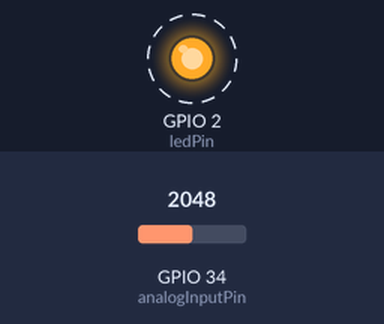
Bench run of a sketch on a simulated ESP32. On the bench: output pins drawn as LEDs (lit = HIGH). Dashed ring = blinking. The test bench sets the inputs (shaded band); at power-on: GPIO 34 (analogInputPin) = 2048. What the sketch prints to the serial monitor is not drawn.

Above: at 0.16 s.
Timing chart, 0 to 3.0 s (numbered marks = the images above):
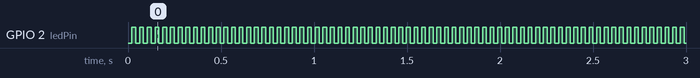

Measured:
- by itself, GPIO 2 (ledPin): alternates HIGH for 0.02 s and LOW for 0.02 s

The sketch:

derivative_exp.ino
```cpp
/*
Explanation:
Circular Buffer: The circular buffer (analogBuffer) stores recent samples of the analog input, allowing for more robust signal analysis.

Zero-Crossing Detection: The detectZeroCrossing() function calculates the average value of the samples in the buffer and checks for zero crossings by comparing consecutive samples to this average value.

Derivative Calculation: The detectQuadrant() function calculates the first and second derivatives of the signal. The first derivative helps identify rising and falling edges, while the second derivative helps identify peaks and troughs.

Quadrant Detection: Based on the calculated derivatives, the function determines the current quadrant:

Quadrant 1: Identified by a rising edge in the first derivative.
Quadrant 2: Identified by a peak (positive to negative transition in the second derivative).
Quadrant 3: Identified by a falling edge in the first derivative.
Quadrant 4: Identified by a trough (negative to positive transition in the second derivative).
Internal Oscillator: The internal oscillator is simulated using a timer and an LED, toggled at a frequency of 50 Hz as an example.

This updated code provides a more robust method for detecting zero crossings and quadrants, utilizing derivatives to enhance the accuracy of feature detection.

*/


#include <Arduino.h>

// Constants for the analog input pin and the frequency of the internal oscillator
const int analogInputPin = 34;
const int ledPin = 2; // LED pin to visualize the internal oscillator

// Constants for the circular buffer
const int bufferSize = 32;
int analogBuffer[bufferSize];
int bufferIndex = 0;

// Variables to hold the current and previous analog values
int currentAnalogValue = 0;
int previousAnalogValue = 0;

// Variables to detect zero-crossing and quadrant
bool zeroCrossingDetected = false;
int quadrant = 1; // 1: 0-90°, 2: 90-180°, 3: 180-270°, 4: 270-360°

unsigned long lastMicros = 0;
const int periodMicroseconds = 1000000 / 50; // Example: 50 Hz internal oscillator

void setup() {
  Serial.begin(115200);
  pinMode(ledPin, OUTPUT);

  // Initialize the circular buffer
  for (int i = 0; i < bufferSize; i++) {
    analogBuffer[i] = 0;
  }
}

void loop() {
  currentAnalogValue = analogRead(analogInputPin);
  analogBuffer[bufferIndex] = currentAnalogValue;
  bufferIndex = (bufferIndex + 1) % bufferSize;

  zeroCrossingDetected = detectZeroCrossing();
  detectQuadrant();

  if (zeroCrossingDetected) {
    Serial.println("Zero Crossing Detected");
  }
  Serial.print("Quadrant: ");
  Serial.println(quadrant);

  unsigned long currentMicros = micros();
  if (currentMicros - lastMicros >= periodMicroseconds) {
    lastMicros = currentMicros;
    digitalWrite(ledPin, !digitalRead(ledPin));
  }

  previousAnalogValue = currentAnalogValue;
  delay(10);
}

bool detectZeroCrossing() {
  long sum = 0;
  for (int i = 0; i < bufferSize; i++) {
    sum += analogBuffer[i];
  }
  int averageValue = sum / bufferSize;

  bool zeroCrossing = false;
  for (int i = 1; i < bufferSize; i++) {
    if ((analogBuffer[i - 1] < averageValue && analogBuffer[i] >= averageValue) ||
        (analogBuffer[i - 1] > averageValue && analogBuffer[i] <= averageValue)) {
      zeroCrossing = true;
      break;
    }
  }
  return zeroCrossing;
}

void detectQuadrant() {
  long sum = 0;
  for (int i = 0; i < bufferSize; i++) {
    sum += analogBuffer[i];
  }
  int averageValue = sum / bufferSize;

  // Calculate first and second derivatives
  int firstDerivative[bufferSize];
  int secondDerivative[bufferSize];
  for (int i = 1; i < bufferSize; i++) {
    firstDerivative[i] = analogBuffer[i] - analogBuffer[i - 1];
    if (i > 1) {
      secondDerivative[i] = firstDerivative[i] - firstDerivative[i - 1];
    } else {
      secondDerivative[i] = 0;
    }
  }

  // Detect transitions using derivatives
  for (int i = 2; i < bufferSize; i++) {
    if (firstDerivative[i] > 0 && firstDerivative[i - 1] <= 0) {
      quadrant = 1; // Rising edge, 0-90°
    } else if (firstDerivative[i] <= 0 && firstDerivative[i - 1] > 0) {
      quadrant = 3; // Falling edge, 180-270°
    } else if (secondDerivative[i] > 0 && secondDerivative[i - 1] <= 0) {
      quadrant = 2; // Peak, 90-180°
    } else if (secondDerivative[i] <= 0 && secondDerivative[i - 1] > 0) {
      quadrant = 4; // Trough, 270-360°
    }
  }
}
```
